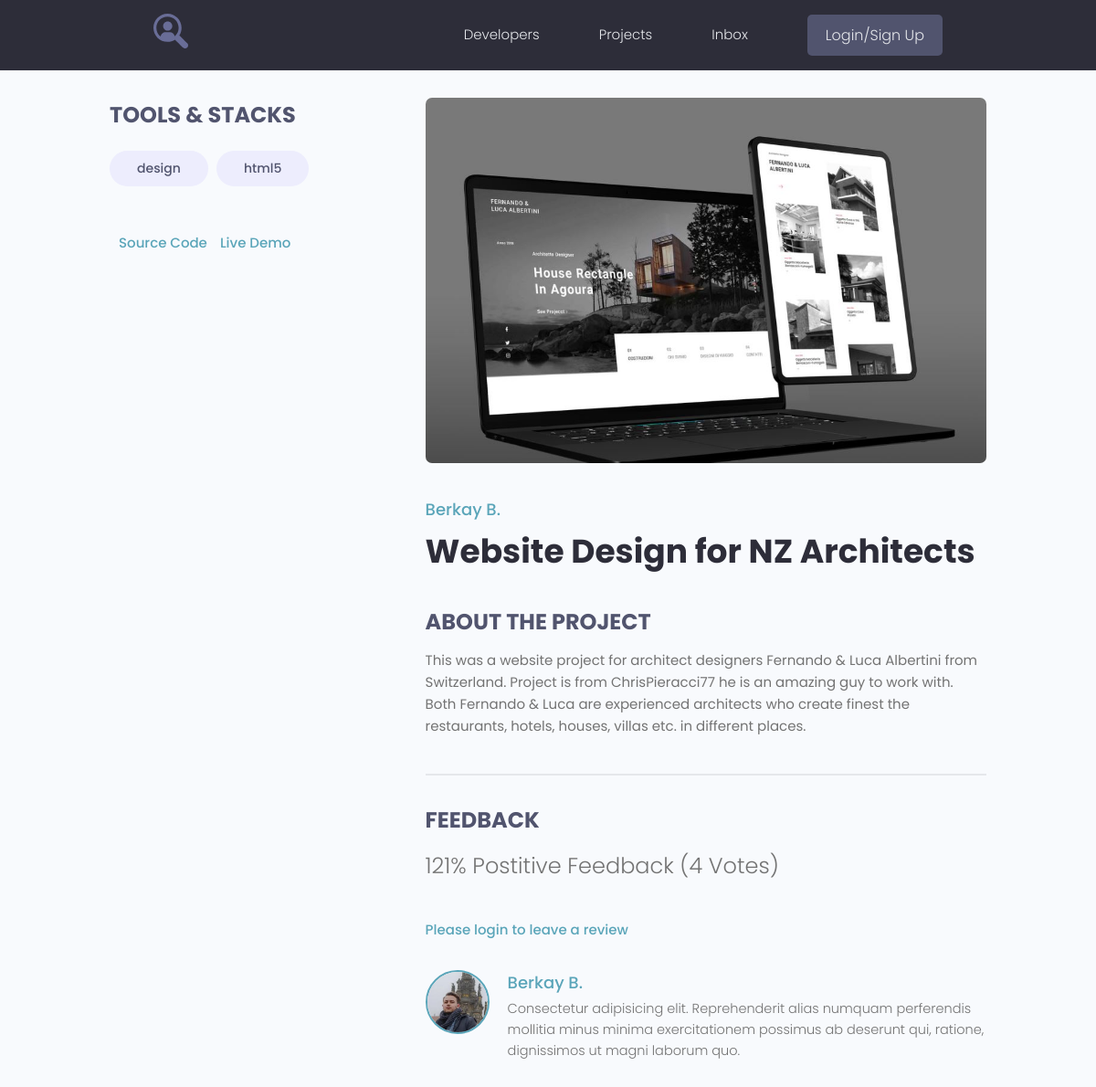
Before: /projects/project/2/ with the older database file.
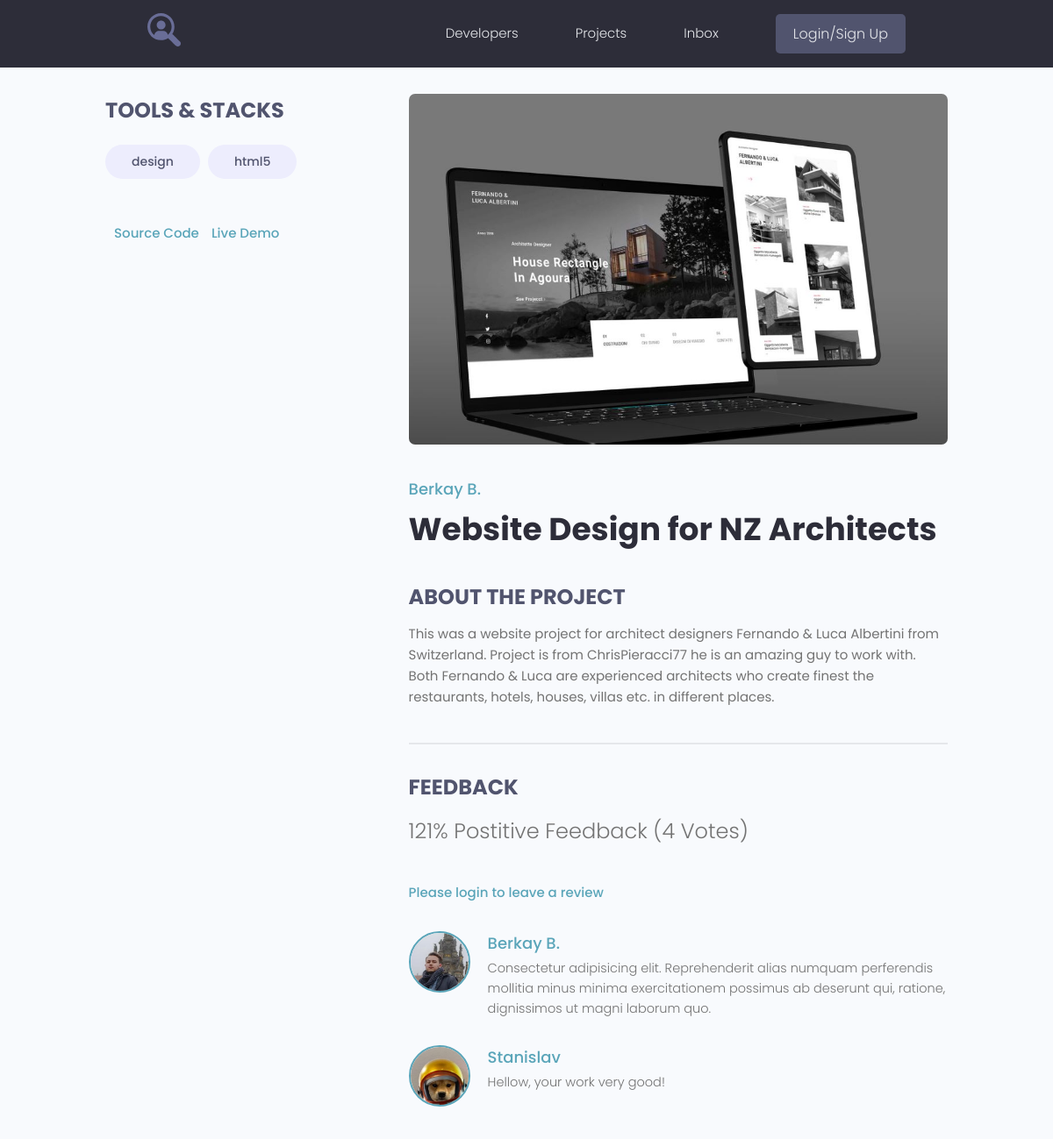
After: the same page with the newer database file.
### projects/models.py (models this page shows, shortened)
class Tag(models.Model):
    name = models.CharField(max_length=200)
    created = models.DateTimeField(auto_now_add=True) # Дата создания тега
    def __str__(self):
        return self.name

class Project(models.Model):
    owner = models.ForeignKey(Profile, on_delete=models.SET_NULL, null=True, blank=True)
    title = models.CharField(max_length=200) # Название самого какого то проекта
    description = models.TextField(null=True, blank=True) # Поле по больше(Пустое поле, по умолчанию null)
    featured_image = models.ImageField(null=True, blank=True, upload_to='projects/%Y/%m/%d/', default='default.jpg') # Поле для изображения, поле будет заполняться динамически. upload_to - указывает по какому пути будет загружаться изображение. default='default.jpg' не указываем путь к папке, значит она должна лежать в медиа.
    demo_link = models.CharField(max_length=2000, null=True, blank=True) # будет два перехода
    source_link = models.CharField(max_length=2000, null=True, blank=True)
    tags = models.ManyToManyField('Tag', blank=True)
    vote_total = models.IntegerField(default=0, null=True, blank=True) # для подсчёта кол-ва процентов
    vote_ratio = models.IntegerField(default=0, null=True, blank=True) # для подсчёта кол-ва
    created = models.DateTimeField(auto_now_add=True)  # Дата создания какого-то проекта.
    class Meta:
        ordering = ['-vote_total'] # Привяжемся к положительным либо отрицательным отзывам
    def reviewers(self): # Что бы элементы считались
        queryset = self.review_set.all().values_list('owner__id', flat=True) # через self.review_set.all() будем брать все данные, список значений(id владельца)
        return queryset

class Review(models.Model):
    VOTE_TYPE = (
        ('up', 'Up Vote'),
        ('down', 'Down Vote')
    ) # Будет два варианта положительный, либо отрицательный отзыв.
    owner = models.ForeignKey(Profile, on_delete=models.CASCADE, null=True) # владелец отзыва. null=True - поле владельца может быть пустым и писать комментарий может любой пользователь и не зарегистрированный.
    project = models.ForeignKey(Project, on_delete=models.CASCADE) # делать поле пустым не будем, пот-то отзывы делаем по какому-то проекту. Обязательно поле проекты должно быть заполнено.
    body = models.TextField(null=True, blank=True) # тело самого отзыва.
    value = models.CharField(max_length=200, choices=VOTE_TYPE) # а атрибут choices добавим VOTE_TYPE - будем выбирать один из элементов VOTE_TYPE. Из выпадающего списка будет выбираться одно из значений. max_length=200 - для текста выпадающего списка.
    created = models.DateTimeField(auto_now_add=True)
    class Meta:
        unique_together = [['owner', 'project']] # unique_together - специальное имя переменной, пара уникальных элементов. Что бы пользователь был уникальный для одного проекта.

### users/models.py (models this page shows, shortened)
class Profile(models.Model):
    user = models.OneToOneField(User, on_delete=models.CASCADE, null=True, blank=True)  # Один профиль пользователя может быть связан с одним зарегистрированным пользователем, у которого могут быть проекты и т.д. Что бы одна регистрационная учётка соответствовала одному профилю пользователя.
    name = models.CharField(max_length=200, blank=True, null=True)
    email = models.EmailField(max_length=500, blank=True, null=True)  # что бы у него проходила валидация от самого django
    username = models.CharField(max_length=200, blank=True, null=True)
    short_info = models.CharField(max_length=200, blank=True, null=True)  # краткое описание
    bio = models.TextField(blank=True, null=True)
    profile_image = models.ImageField(blank=True, null=True, upload_to='profiles/', default='profiles/user-default.png')
    social_github = models.CharField(max_length=200, blank=True, null=True)
    social_youtube = models.CharField(max_length=200, blank=True, null=True)
    social_website = models.CharField(max_length=200, blank=True, null=True)
    created = models.DateTimeField(auto_now_add=True)

### projects/views.py (the view, shortened to what this page needs)
# urls.py: path('project/<str:pk>/', views.project, name='project'),
def project(request, pk):
    project_obj = Project.objects.get(id=pk)
    form = ReviewForm()
    context = {
        'project': project_obj,
        'form': form
    }
    return render(request, 'projects/single-project.html', context)

### projects/templates/projects/single-project.html (shortened to what this page needs)
{% extends 'projects/base.html' %}
{% block content %}
<main class="singleProject my-md">
    <div class="container">
        <div class="layout">
            <div class="column column--1of3">
                <h3 class="singleProject__subtitle">Tools & Stacks</h3>
                <div class="singleProject__toolStack">
                    {% for tag in project.tags.all %}
                    <span class="tag tag--pill tag--sub tag--lg">
                          <small>{{ tag }}</small>
                        </span>
                    {% endfor %}
                </div>
                {% if project.source_link %}
                <a class="singleProject__liveLink" href="{{ project.source_link }}" target="_blank">Source Code
                </a>
                {% endif %}
                {% if project.demo_link %}
                <a class="singleProject__liveLink" href="{{ project.demo_link }}" target="_blank">Live Demo
                </a>
                {% endif %}
            </div>
            <div class="column column--2of3">
                <img class="singleProject__preview" src="{{ project.featured_image.url }}" alt="portfolio thumbnail"/>
                <a href="{% url 'user_profile' project.owner.id %}" class="singleProject__developer">{{ project.owner.name }}</a>
                <h2 class="singleProject__title">{{ project.title }}</h2>
                <h3 class="singleProject__subtitle">About the Project</h3>
                <div class="singleProject__info">
                    {{ project.description }}
                </div>
                <div class="comments">
                    <h3 class="singleProject__subtitle">Feedback</h3>
                    <h5 class="project--rating">
                        {{ project.vote_total }}% Postitive
                        Feedback ({{ project.vote_ratio }} Vote{{ project.vote_ratio|pluralize:'s' }})
                    </h5>
                    {% if request.user.profile.id in project.reviewers %}
                    <p>You have already submitted your review for this project</p>
                    {% elif request.user.profile == project.owner %}
                    <p>Your review your work</p>
                    {% else %}
                    <a href="{% url 'login' %}">Please login to leave a review</a>
                    {% endif %}
                    <div class="commentList">
                        {% for review in project.review_set.all %}
                        {% if review.body %}
                        <div class="comment">
                            <a href="{% url 'user_profile' review.owner.id %}">
                                <img class="avatar avatar--md"
                                     src="{{ review.owner.profile_image.url }}" alt="user"/>
                            </a>
                            <div class="comment__details">
                                <a href="profile.html" class="comment__author">{{ review.owner.name }}</a>
                                <p class="comment__info">
                                    {{ review.body|linebreaksbr }}
                                </p>
                            </div>
                        </div>
                        {% endif %}
                        {% endfor %}
                    </div>
                </div>
            </div>
        </div>
    </div>
</main>
{% endblock %}

### projects/templates/projects/base.html (shortened to what this page needs)
{% load static %}
<!Doctype html>
<html lang="en">
<head>
    <link rel="stylesheet" href="https://maxcdn.bootstrapcdn.com/font-awesome/4.5.0/css/font-awesome.min.css">
    <link rel="stylesheet" href="{% static 'uikit/styles/uikit.css' %}"/>
    <link rel="stylesheet" href="{% static 'styles/app.css' %}"/>
</head>
<body>
{% include 'projects/navbar.html' %}
{% block content %}{% endblock %}
</body>
</html>

### projects/templates/projects/navbar.html (shortened to what this page needs)
{% load static %}
<header class="header">
    <div class="container container--narrow">
        <a href="{% url 'profiles' %}" class="header__logo">
            <img src="{% static 'images/logo.svg' %}" alt="DevSearch Logo"/>
        </a>
        <nav class="header__nav">
            <ul class="header__menu">
                <li class="header__menuItem"><a href="{% url 'profiles' %}">Developers</a></li>
                <li class="header__menuItem"><a href="{% url 'projects' %}">Projects</a></li>
                <li class="header__menuItem"><a href="inbox.html">Inbox</a></li>
                {% if request.user.is_authenticated %}
                <li class="header__menuItem"><a href="{% url 'account' %}">Account</a></li>
                <li class="header__menuItem"><a href="{% url 'create_project' %}">Add Projects</a></li>
                <li class="header__menuItem"><a href="{% url 'logout' %}" class="btn btn--sub">Logout</a></li>
                {% else %}
                <li class="header__menuItem"><a href="{% url 'login' %}" class="btn btn--sub">Login/Sign Up</a></li>
                {% endif %}
            </ul>
        </nav>
    </div>
</header>

### projects/static/styles/app.css (style rules this page uses)
:root { --color-sub: #2d2d39; }
.btn--sub { background-color: var(--color-sub-light); }
img { width: 100%; }
.header { position: sticky; z-index: 111; background-color: var(--color-sub); padding: 1.5rem 0; }
.header > .container { display: flex; justify-content: space-between; align-items: center; }
.header__logo > img { height: 3.8rem; }
.header__nav > ul { display: inline-flex; align-items: center; list-style: none; gap: 6.5rem; }
.header__menuItem > a { color: var(--color-light); font-weight: 300; }
.singleProject .column--1of3 { order: 2; }
@media screen and (min-width: 1081px) { .singleProject .column--1of3 { order: 1; } }
@media screen and (min-width: 1081px) { .singleProject .column--2of3 { order: 2; } }
.singleProject__toolStack { margin-top: 2rem; margin-bottom: 4rem; }
.singleProject__liveLink { font-weight: 500; transition: all 0.3s ease-in-out; border-bottom: 2px solid transparent; }
.singleProject__preview { height: 50vh; object-fit: cover; object-position: top center; margin-bottom: 3rem; border-radius: 0.7rem; }
.singleProject__developer { font-size: 1.8rem; font-weight: 500; }
.singleProject__title { font-size: 3.6rem; font-weight: 700; color: var(--color-sub); margin-bottom: 3rem; }
.project--rating { margin-bottom: 1.6em; margin-top: .5em; }
.singleProject__subtitle { text-transform: uppercase; font-size: 2.4rem; font-weight: 700; color: var(--color-sub-light); margin-bottom: 1rem; }
.comments { margin-top: 4rem; padding-top: 3rem; border-top: 2px solid var(--color-light); }
.commentList { margin: 3rem 0; }
.comment { display: flex; gap: 2rem; }
.comment:not(:last-child) { margin-bottom: 3rem; }
.comment__author { font-size: 1.8rem; }
.comment__info { font-size: 1.45rem; }

### projects/static/uikit/styles/modules/_variables.css (style rules this page uses)
:root { --color-main: #5aa5b9; --color-main-light: #e6faff; --color-sub: #3f4156; --color-sub-light: #51546e; --color-sub-lighter: #ededfd; --color-text: #737373; --color-gray: #8b8b8b; --color-light: #e5e7eb; --color-light-gray: #767676; --color-bg: #f8fafd; --color-white: #fffefd; --color-white-light: #f3f3f3; --color-success: #359e64; --color-success-bg: #def8e8; --color-error: #fc4b0b; --color-error-bg: #fff2ee; --font-base: 'Poppins', arial, helvetica, 'Segoe UI', roboto, ubuntu, sans-serif; --font-monospace: 'Fira Code', 'Courier New', courier, monospace; --font-regular: 300; --font-medium: 500; --font-bold: 700; --generic-shadow: 1px 1px 5px #00000010; --generic-transition: all 0.3s ease-in-out; }

### projects/static/uikit/styles/modules/_base.css (style rules this page uses)
* { margin: 0; padding: 0; box-sizing: border-box; text-rendering: optimizeLegibility; color: inherit; font-size: inherit; }
html { font-size: 50%; }
@media only screen and (min-width: 480px) { html { font-size: 56.25%; } }
@media only screen and (min-width: 1200px) { html { font-size: 62.5%; } }
body { line-height: 1.6; font-weight: 400; font-size: 1.5rem; color: var(--color-text); background-color: var(--color-bg); min-height: 100vh; }

### projects/static/uikit/styles/modules/_typography.css (style rules this page uses)
* { font-family: var(--font-base); }
h2 { font-size: 3.6rem; font-weight: var(--font-bold); }
h3 { font-size: 3.2rem; font-weight: var(--font-medium); }
h5 { font-size: 2.4rem; font-weight: var(--font-medium); }
h5, h6 { font-weight: var(--font-regular); }
p, span, strong { font-size: 1.6rem; color: var(--color-text); font-weight: var(--font-regular); }
a { padding-bottom: 2px; text-decoration: none; display: inline-block; color: var(--color-main); font-weight: var(--font-medium); }

### projects/static/uikit/styles/modules/_utilities.css (style rules this page uses)
.container { width: 92%; max-width: 165rem; margin: 0 auto; box-sizing: border-box; }
.container--narrow { width: 92%; max-width: 120rem; }
@media screen and (min-width: 1000px) { .container { width: 90%; } }
@media screen and (min-width: 1000px) { .container--narrow { width: 85%; } }
@media screen and (min-width: 1200px) { .container { width: 80%; } }
@media screen and (min-width: 1200px) { .container--narrow { width: 72%; } }
.my-md { margin: 3rem auto; }

### projects/static/uikit/styles/modules/_avatar.css (style rules this page uses)
.avatar { border-radius: 50%; border: 2px solid var(--color-main); object-fit: cover; }
.avatar--md { height: 7rem; width: 7rem; }

### projects/static/uikit/styles/modules/_layout.css (style rules this page uses)
.layout { display: flex; flex-flow: row wrap; justify-content: space-between; }
.layout > .column { margin-bottom: 3rem; }
.layout > .column.column--1of3 { flex-basis: 30%; }
.layout > .column.column--2of3 { flex-basis: 64%; }

Changed rows visible on the page:
added Review: owner.profile_image (picture), owner.name "Stanislav", body "Hellow, your work very good!"
